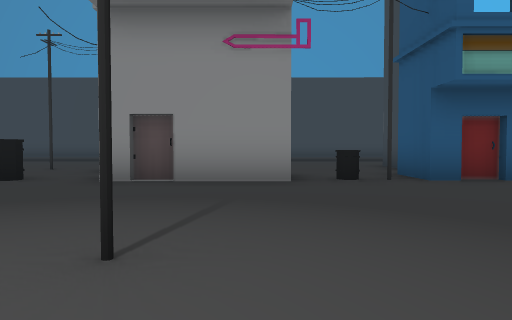
[1] (above)

24 first-person views from a walk through a scene from a Unity 3-D project. The camera is 1.4 m above the floor, tilts 2° down and sees 70° across. The floor is counted in squares, 2 m on a side. Each view is taken from the middle of a square. On the plan, view 1 faces up. The plan holds only what a view shows up to about 11 squares ahead; the rest is blank. The place goes on beyond the plan. The player is left out. Some animated figures are left out. Some surface patterns are stand-ins.

[2]
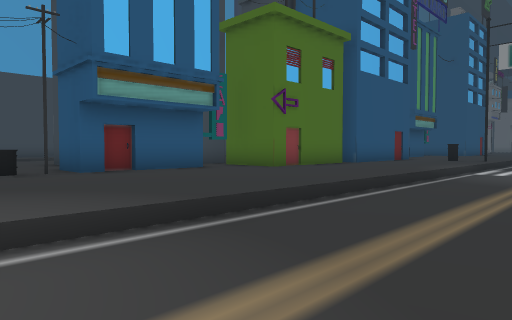

[3]
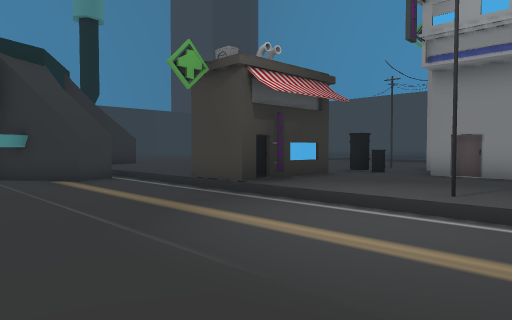

[4]
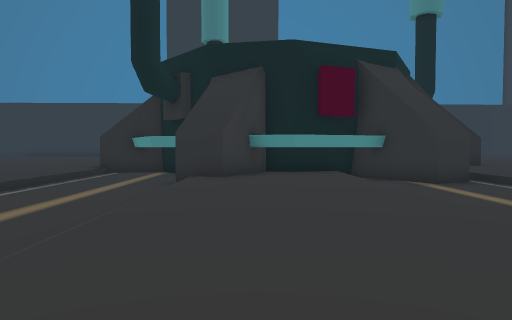

[5]
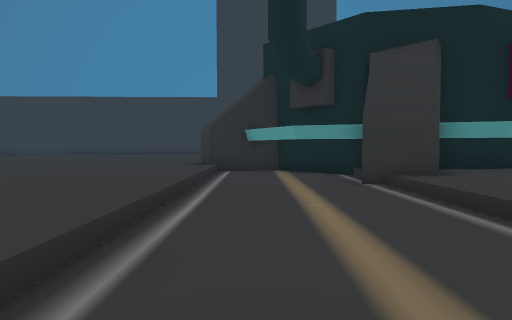

[6]
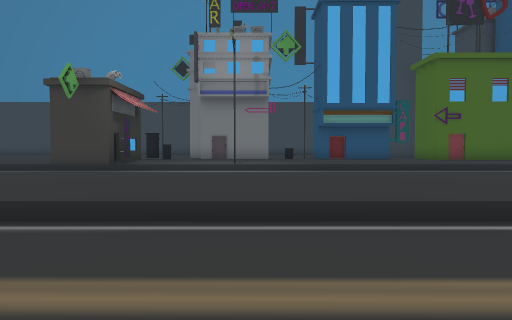

[7]
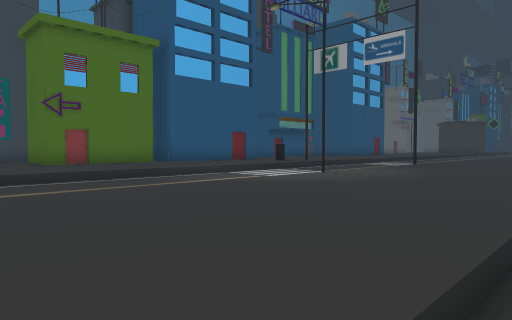

[8]
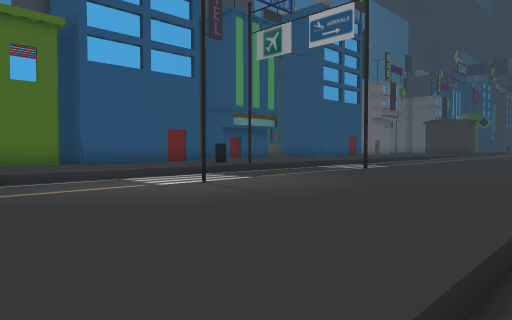

[9]
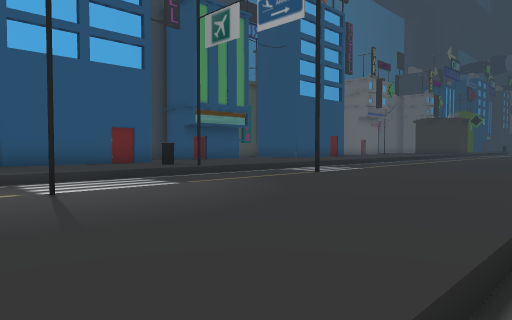

[10]
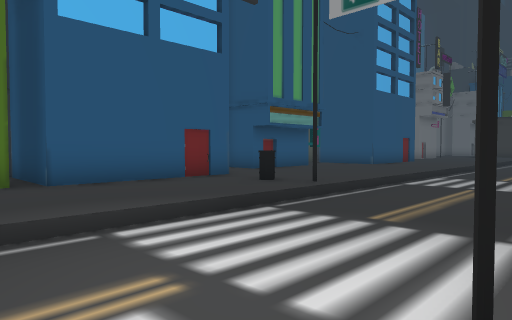

[11]
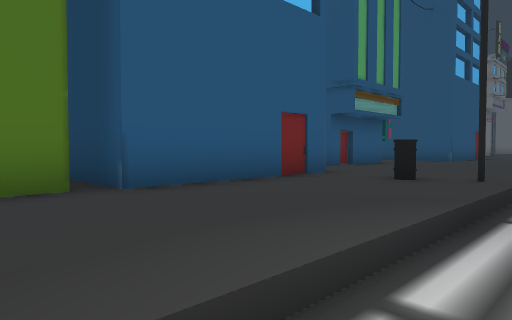

[12]
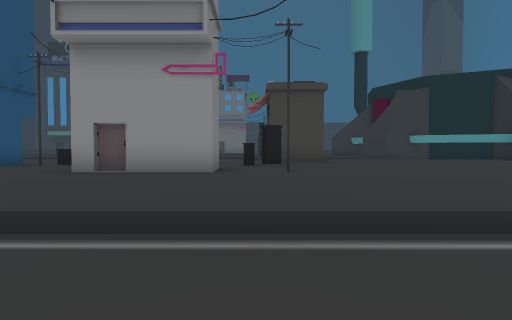

[13]
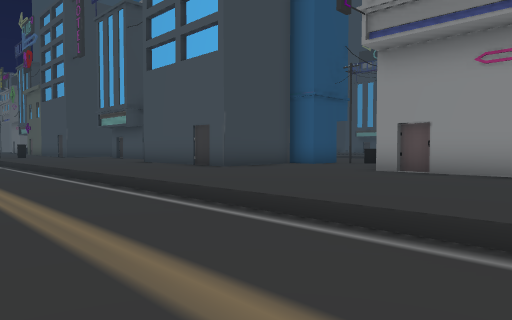

[14]
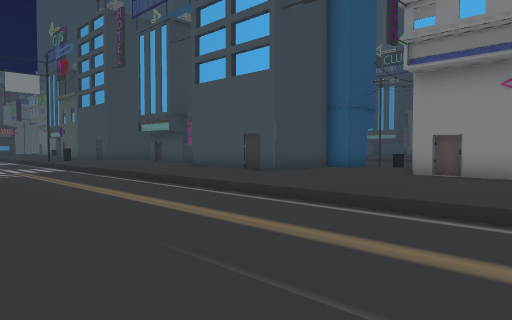

[15]
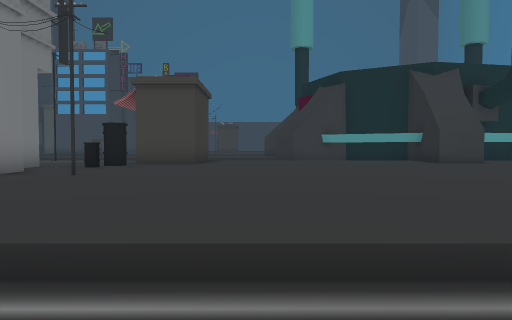

[16]
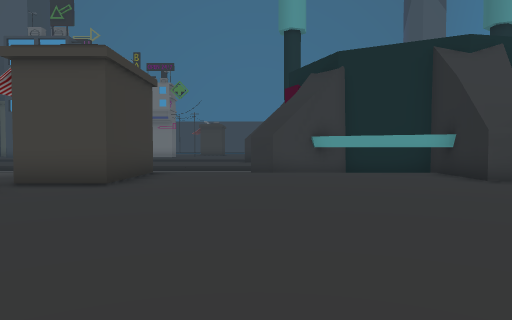

[17]
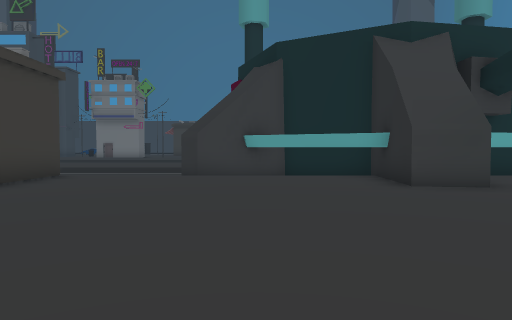

[18]
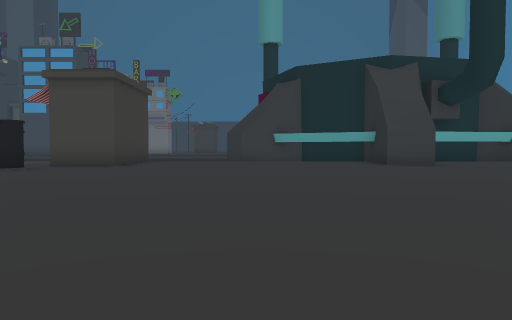

[19]
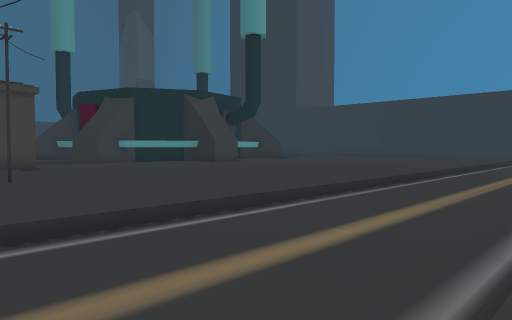

[20]
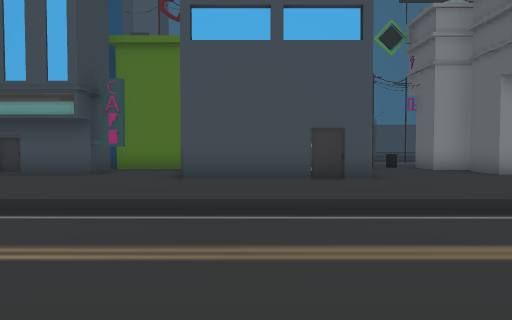

[21]
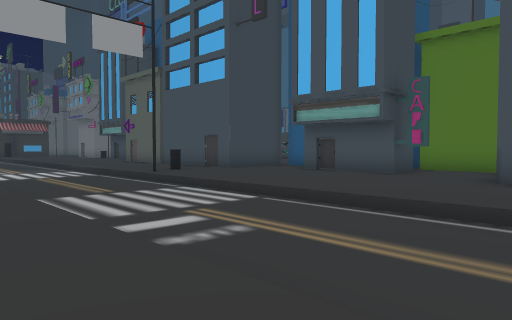

[22]
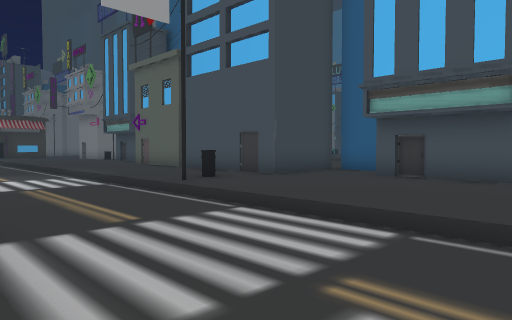

[23]
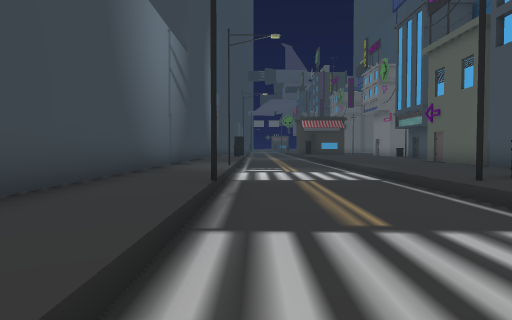

[24]
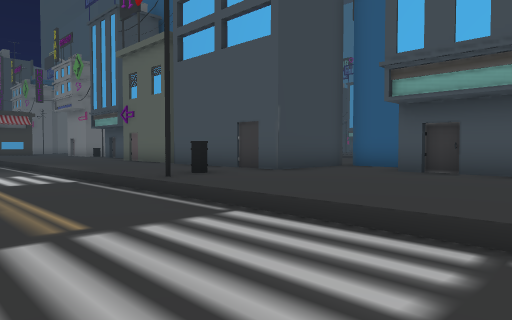

### Floor plan
Key: @ floor where view 1 was taken; # wall or solid block; . main floor; - floor 0.5 m lower than the main floor; / step, stairs or slope; O other object.
Columns run from 15 left of view 1 to 21 right of it. Each row starts with its distance up from view 1.
 19                              ########
 18            . ..      . ..  ..........
 17          .. .......   .........#....O
 16     ---------------------------------
 15 -------------------------------------
 14 -------------------------------------
 13 ///////////////////////////////#/////
 12   .............................O.....
 11    ..................................
 10   .................OO..........O.....
  9  ..................    ........#
  8  ...........O##....    ..O###..#
  7 .............  ...#    ...# ####
  6 ...........O.O##.O###O###O#      ##OO
  5 ......................#####    ....
  4 .........##..................OO......
  3 ##.......##..........................
  2  #.......##O..O...............O......
  1  ##//////##//////////////////////////
  0  ##-###--------@---------------------
 -1    ###-------------------------------
 -2     #--------------      --------
 -3     ##...................O....#......
 -4     ##...............................
 -5     ##...............................
 -6    ####..........................
 -7   ##-------------- ---------
 -8   #---------------
 -9   #--------------
-10   #//////////  /
-11   ..........
-12   ........
-13   .......
-14   .....
-15   ....

Positions as (right, up) in squares from view 1, and headings:
1: (0, 0), facing up
2: (0, -2), facing up-right
3: (1, -4), facing up-left
4: (0, -5), facing left
5: (-2, -9), facing left
6: (0, -10), facing up
7: (4, -7), facing up-right
8: (7, -7), facing up-right
9: (9, -7), facing up-right
10: (9, -3), facing up-right
11: (9, 0), facing up-right
12: (-4, 16), facing down
13: (-4, 16), facing down-right
14: (-4, 18), facing down-right
15: (-8, 15), facing down
16: (-9, 11), facing down
17: (-11, 10), facing down
18: (-10, 14), facing down
19: (-3, 17), facing down-left
20: (6, 18), facing down
21: (6, 18), facing down-right
22: (9, 17), facing down-right
23: (10, 16), facing right
24: (10, 16), facing down-right
